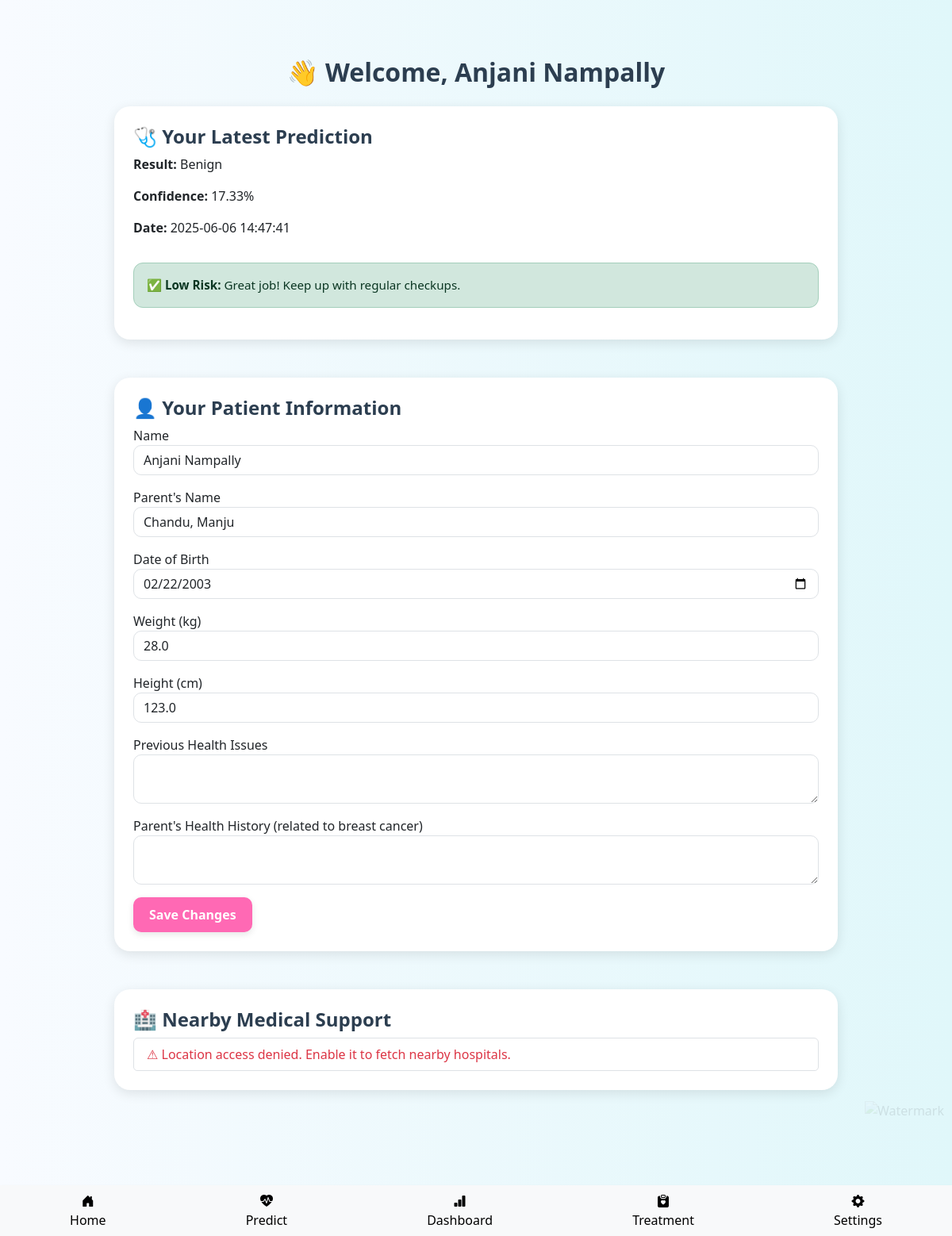
/edit-info (signed in), run on the app's committed database.
### tables this page shows
CREATE TABLE patient_info (
            user_id INTEGER PRIMARY KEY,
            name TEXT,
            parent_name TEXT,
            dob TEXT,
            weight REAL,
            height REAL,
            previous_health_issues TEXT,
            parent_health_issues TEXT
            );

CREATE TABLE predictions (
                id INTEGER PRIMARY KEY AUTOINCREMENT,
                user_id INTEGER,
                features TEXT,
                prediction TEXT,
                confidence REAL,
                timestamp DATETIME DEFAULT CURRENT_TIMESTAMP, created_at TIMESTAMP,
                FOREIGN KEY(user_id) REFERENCES users(id)
            );

### app.py (the view)
@app.route('/edit-info')
@login_required
def edit_info():
    db = get_db()
    user_id = current_user.id
    patient = db.execute("SELECT * FROM patient_info WHERE user_id = ?", (user_id,)).fetchone()
    max_date = date.today().isoformat()
    last_prediction = db.execute(
        "SELECT * FROM predictions WHERE user_id = ? ORDER BY timestamp DESC LIMIT 1",
        (user_id,)
    ).fetchone()
    health_status = None
    if last_prediction:
        health_status = 'High' if float(last_prediction['confidence']) >= 70 else 'Low'
    return render_template(
        'home.html',
        patient=patient,
        edit_data=patient,
        max_date=max_date,
        user_data=current_user,
        last_prediction=last_prediction,
        health_status=health_status
    )

### app.py (called while the page is built)
def get_db():
    db_path = os.path.join(os.path.dirname(__file__), 'database.db')
    db = sqlite3.connect(db_path)
    db.row_factory = sqlite3.Row
    return db

@login_manager.user_loader
def load_user(user_id):
    db = get_db()
    user_data = db.execute("SELECT * FROM users WHERE id = ?", (user_id,)).fetchone()
    if user_data:
        return User(id=user_data['id'], username=user_data['username'], email=user_data['email'])
    return None

@app.before_request
def load_logged_in_user():
    if not current_user.is_authenticated:
        g.current_user = type('AnonymousUser', (), {'is_authenticated': False})()
    else:
        user_id = current_user.id
        db = get_db()
        user = db.execute("SELECT * FROM users WHERE id = ?", (user_id,)).fetchone()
        g.current_user = type('User', (), {
            'id': user['id'],
            'username': user['username'],
            'email': user['email'],
            'is_authenticated': True
        })()
        session['darkmode'] = user['darkmode']
        session['notifications'] = user['notifications']

@app.context_processor
def inject_user():
    return dict(current_user=g.current_user)

### templates/home.html (shortened to what this page needs)
{% extends "base.html" %}
{% block content %}
<div class="container mt-5">
    <h2 class="mb-4 text-center">👋 Welcome, {{ patient.name if patient else user_data.name }}</h2>
    {% if last_prediction %}
<div class="card mt-4 p-4">
    <h4>🩺 Your Latest Prediction</h4>
    <p><strong>Result:</strong> {{ last_prediction.prediction }}</p>
    <p><strong>Confidence:</strong> {{ last_prediction.confidence }}%</p>
    <p><strong>Date:</strong> {{ last_prediction.timestamp }}</p>
    {% if health_status == 'High' %}
        <div class="alert alert-danger mt-3">
            🚨 <strong>High Risk Detected:</strong> Please consult a specialist soon.
        </div>
    {% else %}
        <div class="alert alert-success mt-3">
            ✅ <strong>Low Risk:</strong> Great job! Keep up with regular checkups.
        </div>
    {% endif %}
</div>
{% endif %}
    <div class="card mt-5 p-4">
        <h4>👤 Your Patient Information</h4>
        {% if edit_data %}
            <form method="POST" action="{{ url_for('submit_info') }}">
                <div class="mb-3">
                    <label>Name</label>
                    <input type="text" name="name" class="form-control" value="{{ edit_data.name }}" required>
                </div>
                <div class="mb-3">
                    <label>Parent's Name</label>
                    <input type="text" name="parent_name" class="form-control" value="{{ edit_data.parent_name }}" required>
                </div>
                <div class="mb-3">
                    <label>Date of Birth</label>
                    <input type="date" name="dob" class="form-control" value="{{ edit_data.dob }}" required max="{{ max_date }}">
                </div>
                <div class="mb-3">
                    <label>Weight (kg)</label>
                    <input type="number" name="weight" class="form-control" step="0.1" value="{{ edit_data.weight }}" required>
                </div>
                <div class="mb-3">
                    <label>Height (cm)</label>
                    <input type="number" name="height" class="form-control" step="0.1" value="{{ edit_data.height }}" required>
                </div>
                <div class="mb-3">
                    <label>Previous Health Issues</label>
                    <textarea name="previous_health_issues" class="form-control">{{ edit_data.previous_health_issues }}</textarea>
                </div>
                <div class="mb-3">
                    <label>Parent's Health History (related to breast cancer)</label>
                    <textarea name="parent_health_issues" class="form-control">{{ edit_data.parent_health_issues }}</textarea>
                </div>
                <button type="submit" class="btn btn-pink">Save Changes</button>
            </form>
        {% endif %}
    </div>
    <div class="card mt-5 p-4">
        <h4>🏥 Nearby Medical Support</h4>
        <ul id="hospital-list" class="list-group">
        </ul>
    </div>
</div>
{% endblock %}

### templates/base.html (style rules this page uses)
.light-mode { background-color: #e3f2fd; color: #212529; }
.card { background-color: #ffffff; border-color: #ddd; color: #212529; }
.card h2, .card-title, .card p, .dark-mode .card h2, .dark-mode .card-title, .dark-mode .card p { color: inherit; }
.btn-pink { background-color: #e91e63; color: white; }

### templates/home.html (style rules this page uses)
body { background: linear-gradient(to right, #f8fbff, #e0f7fa); font-family: 'Segoe UI', Tahoma, Geneva, Verdana, sans-serif; }
.container { max-width: 960px; margin: auto; padding-bottom: 60px; }
.card { border-radius: 20px; border: none; background: white; transition: all 0.3s ease; box-shadow: 0 4px 15px rgba(0,0,0,0.1); }
.btn-pink { background-color: #ff69b4; color: white; border: none; font-weight: 600; padding: 10px 20px; border-radius: 10px; box-shadow: 0 3px 8px rgba(0, 0, 0, 0.1); }
h2, h4 { color: #2c3e50; font-weight: 700; }
.alert { border-radius: 12px; font-size: 0.95rem; }
.form-control { border-radius: 10px; }

### data on the page
patient_info: name "Anjani Nampally", parent_name "Chandu, Manju", dob "02/22/2003", weight "28.0", height "123.0"
predictions: prediction "Benign", confidence "17.33", timestamp "2025-06-06 14:47:41"
